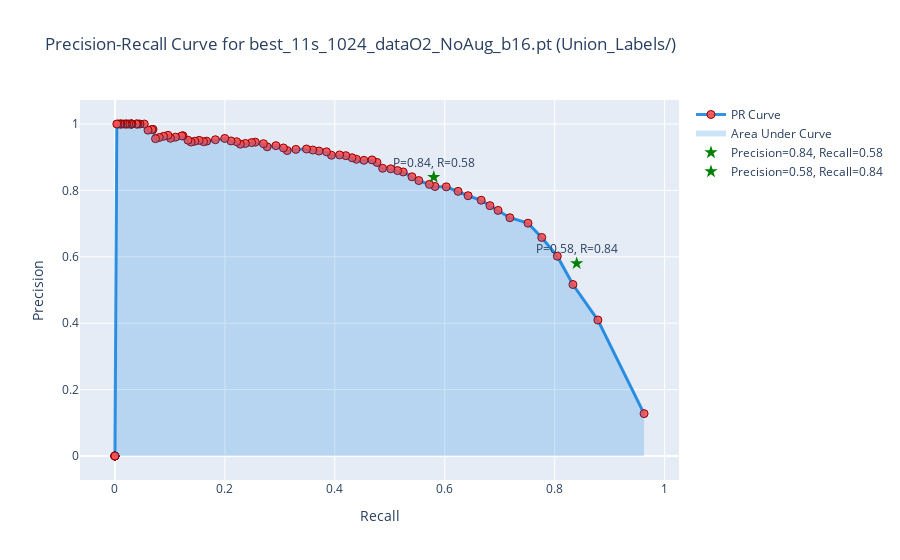
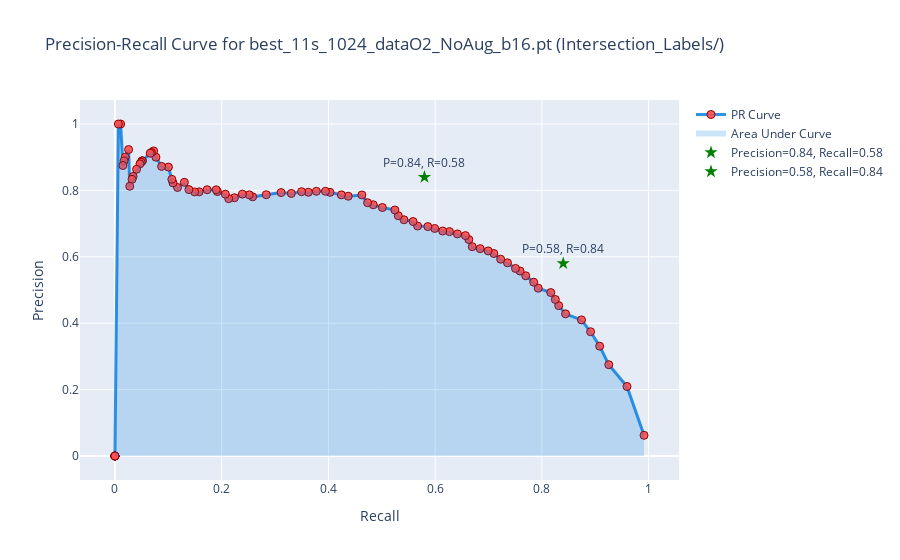
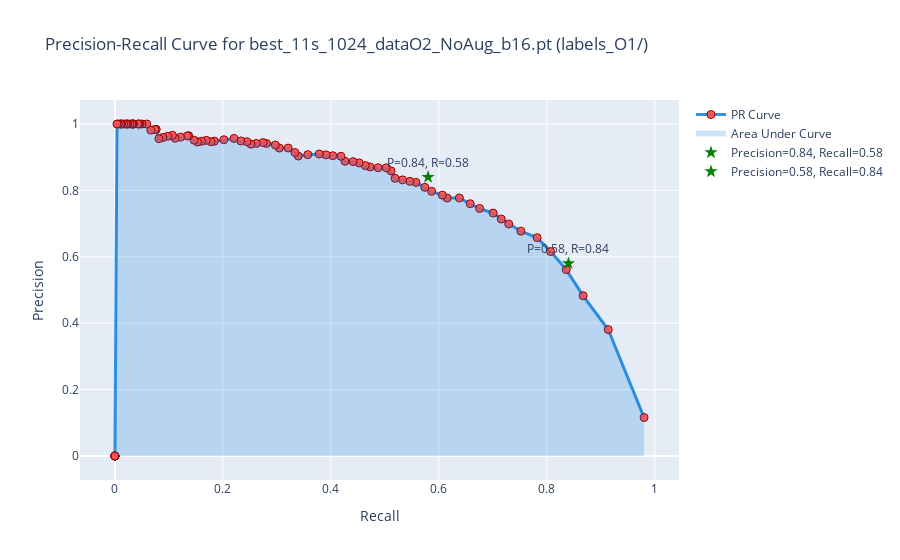

The cell these charts' notebook holds for them, in order:
### Code cell
test_images_dir = "images/"
test_labels_dirs = ["Union_Labels/",  "labels_O1/", "labels_O2/""Intersection_Labels/", "labels_O1/", "labels_O2/"]
model_names = ["best_11s_1024_dataO2_NoAug_b16.pt"]

evaluate_all_models(model_names, test_images_dir, test_labels_dirs)
